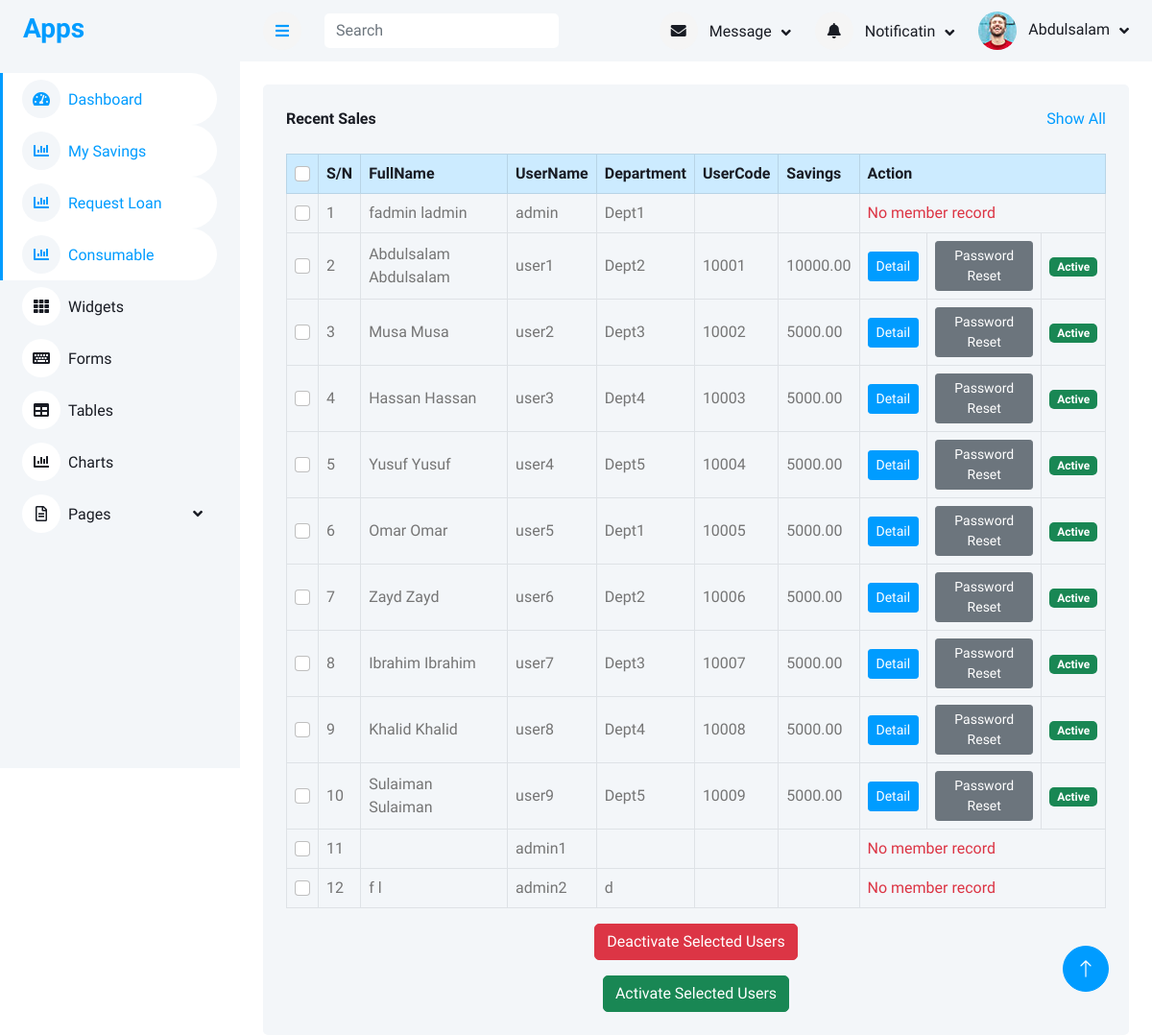
Page /all_members (signed in) on the committed database.
### accounts/models.py (models this page shows, shortened)
class User(AbstractUser):
    first_name = models.CharField(max_length=100)
    last_name = models.CharField(max_length=100)
    other_name = models.CharField(max_length=100)
    date_of_birth = models.DateField(blank=True,null=True)
    username = models.CharField(max_length=100, unique=True)
    department = models.CharField(max_length=100)
    unit = models.CharField(max_length=100)
    gender = models.ForeignKey(Gender, on_delete=models.CASCADE, blank=True, null=True)
    group = models.ForeignKey(UserGroup, on_delete=models.CASCADE, blank=True, null=True)
    marital_status = models.ForeignKey(MaritalStatus,on_delete=models.SET_NULL, null=True, blank=True)
    religion = models.ForeignKey(Religion, on_delete=models.SET_NULL, null=True, blank=True,)
    passport = models.ImageField(upload_to='passport', blank=True, null=True)
    member_number = models.CharField(max_length=100)

class Member(models.Model):
    member = models.OneToOneField(User, on_delete=models.SET_NULL, null=True, blank=True)
    ippis = models.IntegerField(unique=True)  # Required and unique
    total_savings = models.DecimalField(max_digits=12, decimal_places=2, blank=True, null=True)

### accounts/views.py (the view)
# urls.py: path("all_members",views.all_members,name='all_members'),
def all_members(request):
    members = User.objects.all()
    return render(request, "accounts/all_members.html", {"members": members})

### templates/accounts/all_members.html (shortened to what this page needs)
{% extends 'base/base.html' %}
{% block content %}
<div class="container-fluid pt-4 px-4">
    <div class="bg-light text-center rounded p-4">
        <div class="d-flex align-items-center justify-content-between mb-4">
            <h6 class="mb-0">Recent Sales</h6>
            <a href="">Show All</a>
        </div>
        <form method="post" action="{% url 'deactivate_users' %}">
            <div class="table-responsive">
                <table class="table text-start align-middle table-bordered table-hover mb-0">
                    <thead class="table-primary">
                        <tr class="text-dark">
                            <th><input class="form-check-input" type="checkbox" id="select-all"></th>
                            <th>S/N</th>
                            <th>FullName</th>
                            <th>UserName</th>
                            <th>Department</th>
                            <th>UserCode</th>
                            <th>Savings</th>
                            <th colspan="3">Action</th>
                        </tr>
                    </thead>
                    <tbody>
                        {% for m in members %}
                        <tr>
                            <td><input class="form-check-input user-checkbox" type="checkbox" name="user_ids" value="{{ m.id }}"></td>
                            <td>{{ forloop.counter }}</td>
                            <td>{{ m.first_name }} {{ m.last_name }}</td>
                            <td>{{ m.username }}</td>
                            <td>{{ m.department }}</td>
                            <td>{{ m.member.ippis }}</td>
                            <td>{{ m.member.total_savings }}</td>
                            {% if m.member %}
                                <td><a class="btn btn-sm btn-primary" href="{% url 'member_detail' m.member.id %}">Detail</a></td>
                                <td><a class="btn btn-sm btn-secondary" href="{% url 'reset_password' m.member.id %}">Password Reset</a></td>
                                <td>
                                    {% if not m.is_active %}
                                        <form method="post" action="{% url 'activate_users' %}" style="display:inline;">
                                            {% csrf_token %}
                                            <input type="hidden" name="user_ids" value="{{ m.id }}">
                                            <button type="submit" class="btn btn-sm btn-success">Activate</button>
                                        </form>
                                    {% else %}
                                        <span class="badge bg-success">Active</span>
                                    {% endif %}
                                </td>
                            {% else %}
                                <td colspan="3"><span class="text-danger">No member record</span></td>
                            {% endif %}
                        </tr>
                        {% endfor %}
                    </tbody>
                </table>
            </div>
            <button type="submit" class="btn btn-danger mt-3">Deactivate Selected Users</button>
        </form>
<form method="post" action="{% url 'activate_users' %}" id="bulk-activate-form" class="mt-3">
    <button type="submit" class="btn btn-success">Activate Selected Users</button>
</form>
    </div>
</div>
{% endblock content %}

### templates/include/navbar.html (shortened to what this page needs)
<nav class="navbar navbar-expand bg-light navbar-light sticky-top px-4 py-0">
    <a href="#" class="sidebar-toggler flex-shrink-0">
        <i class="fa fa-bars"></i>
    </a>
    <form method="get" action="{% url 'search_member' %}" class="d-none d-md-flex ms-4">
        <input class="form-control border-0" name="search_term" type="search" placeholder="Search">
    </form>
    <div class="navbar-nav align-items-center ms-auto">
        <div class="nav-item dropdown">
            <a href="#" class="nav-link dropdown-toggle" data-bs-toggle="dropdown">
                <i class="fa fa-envelope me-lg-2"></i>
                <span class="d-none d-lg-inline-flex">Message</span>
            </a>
        </div>
        <div class="nav-item dropdown">
            <a href="#" class="nav-link dropdown-toggle" data-bs-toggle="dropdown">
                <i class="fa fa-bell me-lg-2"></i>
                <span class="d-none d-lg-inline-flex">Notificatin</span>
            </a>
        </div>
        <div class="nav-item dropdown">
            <a href="#" class="nav-link dropdown-toggle" data-bs-toggle="dropdown">
                <img class="rounded-circle me-lg-2" src="/static/img/user.jpg" alt=""
                    style="width: 40px; height: 40px;">
                <span class="d-none d-lg-inline-flex">{{request.user.first_name}}</span>
            </a>
        </div>
    </div>
</nav>

### static/css/style.css (style rules this page uses)
:root { --primary: #009CFF; --light: #F3F6F9; --dark: #191C24; }
.btn { transition: .5s; }
.btn.btn-primary { color: #FFFFFF; }
.content .navbar .navbar-nav .nav-link { margin-left: 25px; padding: 12px 0; color: var(--dark); outline: none; }
.content .navbar .sidebar-toggler, .content .navbar .navbar-nav .nav-link i { width: 40px; height: 40px; display: inline-flex; align-items: center; justify-content: center; background: #f5f5f5; border-radius: 40px; }
.content .navbar .dropdown-toggle::after { margin-left: 6px; vertical-align: middle; border: none; content: "\f107"; font-family: "Font Awesome 5 Free"; font-weight: 900; transition: .5s; }

### rows in the picture
User: user.first_name "Abdulsalam", first_name "Abdulsalam", last_name "Abdulsalam", username "user1", department "Dept2", member.ippis "10001", member.total_savings "10000.00", shows "Detail", is_active "Active"
User: first_name "fadmin", last_name "ladmin", username "admin", department "Dept1", shows "No member record"
User: first_name "Musa", last_name "Musa", username "user2", department "Dept3", member.ippis "10002", member.total_savings "5000.00", shows "Detail", is_active "Active"
User: first_name "Hassan", last_name "Hassan", username "user3", department "Dept4", member.ippis "10003", member.total_savings "5000.00", shows "Detail", is_active "Active"
User: first_name "Yusuf", last_name "Yusuf", username "user4", department "Dept5", member.ippis "10004", member.total_savings "5000.00", shows "Detail", is_active "Active"
User: first_name "Omar", last_name "Omar", username "user5", department "Dept1", member.ippis "10005", member.total_savings "5000.00", shows "Detail", is_active "Active"
User: first_name "Zayd", last_name "Zayd", username "user6", department "Dept2", member.ippis "10006", member.total_savings "5000.00", shows "Detail", is_active "Active"
User: first_name "Ibrahim", last_name "Ibrahim", username "user7", department "Dept3", member.ippis "10007", member.total_savings "5000.00", shows "Detail", is_active "Active"
User: first_name "Khalid", last_name "Khalid", username "user8", department "Dept4", member.ippis "10008", member.total_savings "5000.00", shows "Detail", is_active "Active"
User: first_name "Sulaiman", last_name "Sulaiman", username "user9", department "Dept5", member.ippis "10009", member.total_savings "5000.00", shows "Detail", is_active "Active"
User: username "admin1", shows "No member record"
User: first_name "f", last_name "l", username "admin2", department "d", shows "No member record"
